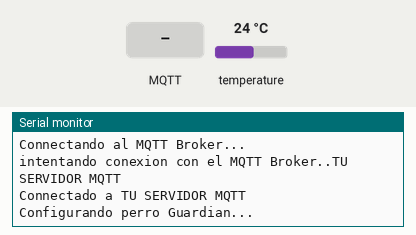
This program was run on a simulated ESP32. On the bench: the last lines printed to the serial monitor. Inputs (shaded band) come from the test bench; at power-on: temperature 24 °C. WiFi joins after 1.5 s; servers stay silent unless stated; random numbers use the default seed unless the program sets one; no MQTT or app messages arrive unless stated.

Above: at 3.3 s.
3.4 s: MQTT message "on" arrives on the first subscribed topic
At 5.9 s:
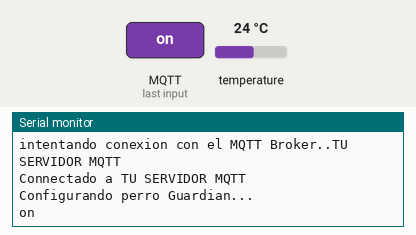
6.8 s: MQTT message "off" arrives on the first subscribed topic
At 9.5 s:
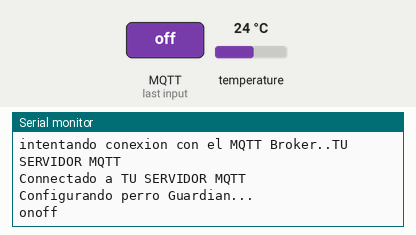

The program:

main.cpp
```cpp
//Librerias necesarias

#include <Arduino.h>
#include <OneWire.h>
#include <DallasTemperature.h>
#include <PubSubclient.h>
#include <WiFi.h>
#include<esp_task_wdt.h>

// ******Requerido para perro guardian***************
//3 seconds WDT
#define WDT_TIMEOUT 5

//Variables
unsigned long tiempo1 = 0;
unsigned long tiempo2 = 0;

OneWire ourWire(4);                //Se establece el pin 2  como bus OneWire
DallasTemperature sensors(&ourWire); //Se declara una variable u objeto para nuestro sensor

// Configuracion variables WatchDog

//Datos Conexión Wifi
const char* ssid = "TU_SSID"; // Nombre de la red WiFi
const char* password = "TU_PASSWORD"; // Contraseña de la red WiFi

// Funcion conexion Wifi
void connectToWiFi() { // Funcion conexion Wifi

  // Conexión con la red WiFi
  Serial.print("conectando a la  Wifi  ");
  Serial.print(ssid);

  WiFi.mode(WIFI_STA);   // Configuración en modo cliente

  WiFi.begin(ssid, password);   // Iniciar conexión con la red WiFi

  while (WiFi.status() != WL_CONNECTED) {
    delay(500);
    Serial.print(".");
  }
  Serial.println("");
  Serial.print("Conexión realizada en ");
  Serial.println(ssid);

}

// Configuracion cliente MQTT
WiFiClient wifiClient;
PubSubClient mqttClient(wifiClient);
char mqttServer[] ="TU SERVIDOR MQTT";
int mqttPort = 1883;

//Funcion de CallBack MQTT
void callback(char* topic, byte* payload, unsigned int length) {
  for (int i = 0; i < length; i++) {
    Serial.print((char)payload[i]);
  }
}
void setupMQTT() {
  mqttClient.setServer(mqttServer, mqttPort);
  // set the callback function
  mqttClient.setCallback(callback);
}

//Funcion conectar al Broker MQTT
void reconnect() {
  Serial.println("Connectando al MQTT Broker...");
  while (!mqttClient.connected()) {
      Serial.print("intentando conexion con el MQTT Broker..");
      Serial.println(mqttServer);
      String clientId = "ESP32Client-";
      clientId += String(random(0xffff), HEX);

      if (mqttClient.connect(clientId.c_str())) {
        Serial.print("Connectado a ");
        Serial.println(mqttServer);
        // subscribirse al topic
        mqttClient.subscribe("TU TOPIC MQTT");
      }

  }
}


void setup() {

delay(500);
Serial.begin(9600);
connectToWiFi();
sensors.begin();   //Se inicia el sensor
setupMQTT();
if (!mqttClient.connected())

    reconnect();

Serial.println("Configurando perro Guardian...");
esp_task_wdt_init(WDT_TIMEOUT, true); //habilitar el perro guardian
esp_task_wdt_add(NULL); //agregar hilo actual al reloj WDT

}

void loop() {
esp_task_wdt_reset(); //Se resetea al
sensors.requestTemperatures();   //Se envía la orden para leer la temperatura
float temp= sensors.getTempCByIndex(0); //Se obtiene la temperatura en ºC
delay(2500);

if (!mqttClient.connected())
    reconnect();
  mqttClient.loop();


tiempo2 = millis();

if(tiempo2 > (tiempo1+6000)) {
  // envio de datos
  temp = sensors.getTempCByIndex(0);

  // Publishing data throgh MQTT
  char array[7];
  sprintf(array, "%f", temp);
  mqttClient.publish("cuina/nevera1/temperatura", array);

  }
}
```

Measured:
- after the input at 3.4 s, the serial monitor: prints a new line after 2.0 s (image 1)
- after the input at 6.8 s, the serial monitor: prints a new line after 1.9 s (image 2)
